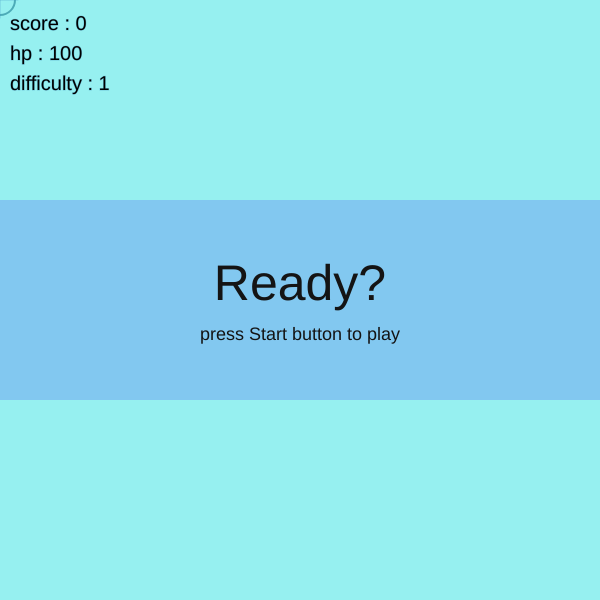
Frame 1 (no input)
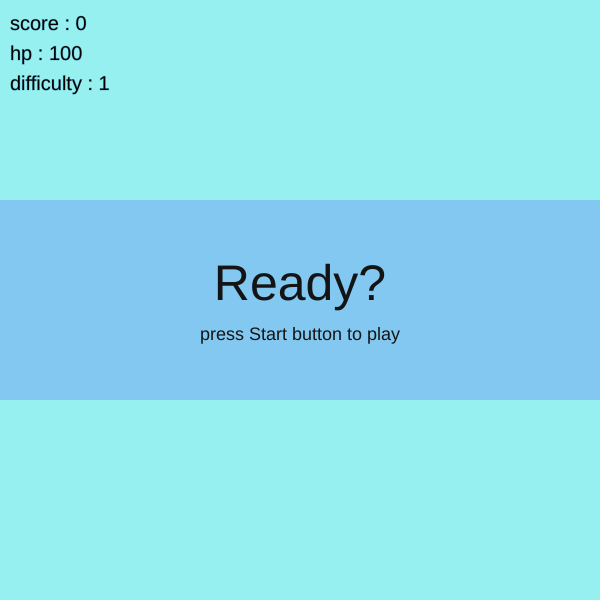
Frame 2 (the mouse pressed at the canvas centre, redrawn once)

The p5.js sketch that drew these frames (run headless with seeded random() and noise() and a simulated clock; the mouse was pressed at the canvas centre and the sketch redrawn once):

// p5.js sketch
// ── sketch.js
//reference

// 1. nature of Code - 2.8 Air and Fluid Resistance
// https://natureofcode.com/book/chapter-2-forces/
// 2. Coding Train - Seeking Target
// https://www.youtube.com/watch?v=p1Ws1ZhG36g&list=PLRqwX-V7Uu6ZV4yEcW3uDwOgGXKUUsPOM&t=0s
// 3. shooter by carrefinho
// https://editor.p5js.org/carrefinho/sketches/Sk7ZvoMn7


let movers = [];
let player;
let enemys = [];
let bullets = [];
let liquid;
let rebutton;
let stbutton;
let difficulty;
let spawndelay;
let timer;
let score;
let started;

function preload() {
}

function setup() {
  let text1 = createP("Move : keep pressing ↑ ← → ↓ or WASD");
  let text2 = createP("Mouse : bullet direction");
  let text3 = createP("Left Click : fire bullet");  
  createCanvas(600, 600);
  angleMode(DEGREES);
  rebutton = createButton('restart');
  rebutton.position(150, height+10);
  rebutton.size(100,25);
  rebutton.style('background-color','#202020');
  rebutton.style('color','#FFFFFF');

  stbutton = createButton('start');
  stbutton.position(20, height+10);
  stbutton.size(100,25);
  stbutton.style('background-color','#202020');
  stbutton.style('color','#FFFFFF');

  liquid = new Liquid(0, 0, width, height, 0.1);
  reset();

  // Here we call methods of each element to set the position and id, try changing these values.
  text1.position(10,height+20);
  text2.position(10,height+40);
  text3.position(10,height+60);
  

}

function draw() {
  //background
  background(0);
  //liquid
  liquid.display();
  //mouse
  drawReticle();

  //game
  timer += 1;
  difficulty += 0.001;
  spawndelay = int(100/difficulty);
  if (timer % spawndelay == 0) {
    let anenemy = new Enemy();
    enemys.push(anenemy);
  }
  textSize(20);
  fill(0);
  let s1 = 'score : '+score;
  let s2 = 'hp : '+player.hp;
  let s3 = 'difficulty : '+int(difficulty*10)/10;
  text(s1,10,30);
  text(s2,10,60);
  text(s3,10,90);
  rebutton.mousePressed(reset);
  stbutton.mousePressed(starts);

  //bullet
	for (let i = 0; i < bullets.length; i++){
    if (liquid.contains(bullets[i])) {
      let dragForce = liquid.calculateDrag(bullets[i]);
      bullets[i].applyForce(dragForce.mult(0.5));
    }
    let gravity = createVector(0, 0.01 * bullets[i].mass);
    bullets[i].applyForce(gravity);
		bullets[i].update();
		bullets[i].display();
		if (bullets[i].outOfBounds()){
      bullets.splice(i,1);
      continue;
    }
    if (bullets[i].hitScan()) {
      bullets.splice(i,1);
      continue;
    }
	}

  //enemy
  for (let i = 0; i < enemys.length; i++) {
    if (liquid.contains(enemys[i])) {
      let dragForce = liquid.calculateDrag(enemys[i]);
      enemys[i].applyForce(dragForce.mult(0.3));
    }
    let gravity = createVector(0, 0.01 * enemys[i].mass);
    enemys[i].applyForce(gravity);
    enemys[i].update();
    enemys[i].display();
    enemys[i].applyForce(enemys[i].seek());
    if (enemys[i].outOfBounds()){
          enemys.splice(i,1);
    } 
  }

  //player
  movers[0] = player;

  for (let i = 0; i < movers.length; i++) {
    if (liquid.contains(movers[i])) {
      let dragForce = liquid.calculateDrag(movers[i]);
      movers[i].applyForce(dragForce);
    }
    let gravity = createVector(0, 0.1 * movers[i].mass);
    movers[i].applyForce(gravity);
    movers[i].update();
    movers[i].display();
    movers[i].checkEdges();
    movers[i].move();
    movers[i].hitScan();
  }

  if (player.hp < 1) {
    gameOver();
  }

  if (!started) {
    beforeStart();
  }

}

function beforeStart() {
  push();

  noStroke();
  fill(130,200,240);
  rect(0,200,600,200);
  textAlign(CENTER);
  textSize(50);
  fill(20);
  text('Ready?',width/2,height/2);

  textSize(18);
  fill(20);
  let s = "press Start button to play";
  text(s,width/2,height/2+40);

  pop();
  noLoop();
}

function starts() {
  started = true;
  bullets = [];
  enemys = [];
  difficulty = 1;
  timer = 0;
  score = 0;
  loop();
  stbutton.hide();
}

function gameOver() {
  push();

  noStroke();
  fill(130,200,240);
  rect(0,200,600,200);
  textAlign(CENTER);
  textSize(50);
  fill(20);
  text('Game Over',width/2,height/2);

  textSize(18);
  fill(20);
  let s = "score : " + score;
  text(s,width/2,height/2+40);

  pop();
  noLoop();
}

function mousePressed() {
	let mouseVector = getMouseVector();
	abullet = new Bullet(mouseVector);
	bullets.push(abullet);
}

function getMouseVector() {
  let mouseXa = mouseX - player.position.x;
  let mouseYa = mouseY - player.position.y;
  let ans = createVector(mouseXa,mouseYa);
  ans.normalize();
  return ans;
}

function drawReticle() {
  noFill();
  strokeWeight(2);
  stroke(0,100,125,125);
  ellipse(mouseX,mouseY,30);
  strokeWeight(1);
  stroke(80,160,200,125);
  line(mouseX,mouseY-18,mouseX,mouseY+18);
  line(mouseX-18,mouseY,mouseX+18,mouseY);
}

function reset() {
  bullets = [];
  movers = [];
  enemys = [];
  player = new Mover(3.5,width/2,height/2);
  difficulty = 1;
  timer = 0;
  score = 0;
  started = false;
  stbutton.show();
  loop();
}



// ── bullet.js
class Bullet{
  constructor(da) {
    this.mass = 10;
    this.position = createVector(player.position.x,player.position.y);
    this.velocity = createVector(0,0);
    this.acceleration = da.mult(30);
    this.rad = 5;
  }
	
  applyForce(force) {
    let f = p5.Vector.div(force, this.mass);
    this.acceleration.add(f);
  }

  update() {
    this.velocity.add(this.acceleration);
    this.position.add(this.velocity);
    // We must clear acceleration each frame
    this.acceleration.mult(0);
  }

  display() {
    push();
    stroke(0);
    strokeWeight(0.5);
    fill(255,0,0,127);
    ellipse(this.position.x, this.position.y, this.rad, this.rad);
    pop();
  }
	
	outOfBounds(){
    let padding = 10;
    return (this.position.x > width+padding ||
            this.position.x < -padding ||
            this.position.y > height+padding ||
            this.position.y < -padding);
	}
	
	hitScan(){
  for (let i=0; i<enemys.length;i++) {
    let isCollided = collideCircleCircle(this.position.x,this.position.y,this.rad,enemys[i].getX(),enemys[i].getY(),enemys[i].getR());
    if (isCollided) {
      enemys.splice(i,1);
      score += 10*int(difficulty*10)/10;
      return true;
    }
  }
  return false;
  }
}
// ── enemy.js
class Enemy {
    constructor() {
        this.side = int(random(0,4));
        switch (this.side) {
            case 0:
                this.position = createVector(0,int(random(height)));
                break;
            case 1:
                this.position = createVector(width,int(random(height)));
                break;
            case 2:
                this.position = createVector(int(random(width)),0);
                break;
            case 3:
                this.position = createVector(int(random(width)),height);
                break;
            default:
                fill(255);
                textSize(32);
                text('error',width/2,height/2);
        }
        
        this.mass = 5*difficulty;
        this.targetX = player.position.x;
        this.targetY = player.position.y;
        this.head = createVector(this.targetX - this.position.x, this.targetY - this.position.y);
        this.head.normalize();
        this.velocity = p5.Vector.mult(this.head,difficulty*1.2+4);
        this.acceleration = createVector(0,0);
        this.rad = this.mass*3;
        this.hp = 100;
        this.color = color(random(100),random(100),100);
    }

    applyForce(force) {
        let f = p5.Vector.div(force, this.mass);
        this.acceleration.add(f);
    }

    update() {
        // Velocity changes according to acceleration
        this.velocity.add(this.acceleration);
        // position changes by velocity
        this.position.add(this.velocity);
        // We must clear acceleration each frame
        this.acceleration.mult(0);
    }
    
    display() {
        push();
        rectMode(CENTER);
        stroke(0);
        strokeWeight(2);
        fill(this.color, 127);
        translate(this.position);
        ellipse(0,0, this.rad, this.rad);
        pop();
    }
    outOfBounds(){
        let padding = 30;
        return (this.position.x > width+padding ||
                this.position.x < -padding ||
                this.position.y > height+padding ||
                this.position.y < -padding);
    }

    getX() {
        return this.position.x;
    }
    getY() {
        return this.position.y;
    }
    getR() {
        return this.rad;
    }

    seek() {
        let force = p5.Vector.sub(player.position, this.position);
        force.setMag(mag(this.velocity));
        force.sub(this.velocity);
        force.sub(createVector(0, 0.01 * this.mass));
        force.sub(liquid.calculateDrag(this));
        return createVector(force.x,force.y/20);
    }

}
// ── p5.collide2d.js
/*
Created by http://benmoren.com
Some functions and code modified version from http://www.jeffreythompson.org/collision-detection
GNU LGPL 2.1 License
Version 0.1 | January 10th, 2016
*/
console.log("### p5.collide ###")

p5.prototype._collideDebug = false;

p5.prototype.collideDebug = function(debugMode){
    _collideDebug = debugMode;
}

/*~++~+~+~++~+~++~++~+~+~ 2D ~+~+~++~+~++~+~+~+~+~+~+~+~+~+~+*/

p5.prototype.collideRectRect = function (x, y, w, h, x2, y2, w2, h2) {
  //2d
  //add in a thing to detect rectMode CENTER
  if (x + w >= x2 &&    // r1 right edge past r2 left
      x <= x2 + w2 &&    // r1 left edge past r2 right
      y + h >= y2 &&    // r1 top edge past r2 bottom
      y <= y2 + h2) {    // r1 bottom edge past r2 top
        return true;
  }
  return false;
};

p5.prototype.collideRectCircle = function (rx, ry, rw, rh, cx, cy, diameter) {
  //2d
  // temporary variables to set edges for testing
  var testX = cx;
  var testY = cy;

  // which edge is closest?
  if (cx < rx){         testX = rx       // left edge
  }else if (cx > rx+rw){ testX = rx+rw  }   // right edge

  if (cy < ry){         testY = ry       // top edge
  }else if (cy > ry+rh){ testY = ry+rh }   // bottom edge

  // // get distance from closest edges
  var distance = this.dist(cx,cy,testX,testY)

  // if the distance is less than the radius, collision!
  if (distance <= diameter/2) {
    return true;
  }
  return false;
};

p5.prototype.collideCircleCircle = function (x, y,d, x2, y2, d2) {
//2d
  if( this.dist(x,y,x2,y2) <= (d/2)+(d2/2) ){
    return true;
  }
  return false;
};

p5.prototype.collidePointCircle = function (x, y, cx, cy, d) {
//2d
if( this.dist(x,y,cx,cy) <= d/2 ){
  return true;
}
return false;
};

p5.prototype.collidePointRect = function (pointX, pointY, x, y, xW, yW) {
//2d
if (pointX >= x &&         // right of the left edge AND
    pointX <= x + xW &&    // left of the right edge AND
    pointY >= y &&         // below the top AND
    pointY <= y + yW) {    // above the bottom
        return true;
}
return false;
};

p5.prototype.collidePointLine = function(px,py,x1,y1,x2,y2, buffer){
  // get distance from the point to the two ends of the line
var d1 = this.dist(px,py, x1,y1);
var d2 = this.dist(px,py, x2,y2);

// get the length of the line
var lineLen = this.dist(x1,y1, x2,y2);

// since floats are so minutely accurate, add a little buffer zone that will give collision
if (buffer === undefined){ buffer = 0.1; }   // higher # = less accurate

// if the two distances are equal to the line's length, the point is on the line!
// note we use the buffer here to give a range, rather than one #
if (d1+d2 >= lineLen-buffer && d1+d2 <= lineLen+buffer) {
  return true;
}
return false;
}

p5.prototype.collideLineCircle = function( x1,  y1,  x2,  y2,  cx,  cy,  diameter) {
  // is either end INSIDE the circle?
  // if so, return true immediately
  var inside1 = this.collidePointCircle(x1,y1, cx,cy,diameter);
  var inside2 = this.collidePointCircle(x2,y2, cx,cy,diameter);
  if (inside1 || inside2) return true;

  // get length of the line
  var distX = x1 - x2;
  var distY = y1 - y2;
  var len = this.sqrt( (distX*distX) + (distY*distY) );

  // get dot product of the line and circle
  var dot = ( ((cx-x1)*(x2-x1)) + ((cy-y1)*(y2-y1)) ) / this.pow(len,2);

  // find the closest point on the line
  var closestX = x1 + (dot * (x2-x1));
  var closestY = y1 + (dot * (y2-y1));

  // is this point actually on the line segment?
  // if so keep going, but if not, return false
  var onSegment = this.collidePointLine(closestX,closestY,x1,y1,x2,y2);
  if (!onSegment) return false;

  // draw a debug circle at the closest point on the line
  if(this._collideDebug){
    this.ellipse(closestX, closestY,10,10);
  }

  // get distance to closest point
  distX = closestX - cx;
  distY = closestY - cy;
  var distance = this.sqrt( (distX*distX) + (distY*distY) );

  if (distance <= diameter/2) {
    return true;
  }
  return false;
}

p5.prototype.collideLineLine = function(x1, y1, x2, y2, x3, y3, x4, y4,calcIntersection) {

  var intersection;

  // calculate the distance to intersection point
  var uA = ((x4-x3)*(y1-y3) - (y4-y3)*(x1-x3)) / ((y4-y3)*(x2-x1) - (x4-x3)*(y2-y1));
  var uB = ((x2-x1)*(y1-y3) - (y2-y1)*(x1-x3)) / ((y4-y3)*(x2-x1) - (x4-x3)*(y2-y1));

  // if uA and uB are between 0-1, lines are colliding
  if (uA >= 0 && uA <= 1 && uB >= 0 && uB <= 1) {

    if(this._collideDebug || calcIntersection){
      // calc the point where the lines meet
      var intersectionX = x1 + (uA * (x2-x1));
      var intersectionY = y1 + (uA * (y2-y1));
    }

    if(this._collideDebug){
      this.ellipse(intersectionX,intersectionY,10,10);
    }

    if(calcIntersection){
      intersection = {
        "x":intersectionX,
        "y":intersectionY
      }
      return intersection;
    }else{
      return true;
    }
  }
  if(calcIntersection){
    intersection = {
      "x":false,
      "y":false
    }
    return intersection;
  }
  return false;
}

p5.prototype.collideLineRect = function(x1, y1, x2, y2, rx, ry, rw, rh, calcIntersection) {

  // check if the line has hit any of the rectangle's sides. uses the collideLineLine function above
  var left, right, top, bottom, intersection;

  if(calcIntersection){
     left =   this.collideLineLine(x1,y1,x2,y2, rx,ry,rx, ry+rh,true);
     right =  this.collideLineLine(x1,y1,x2,y2, rx+rw,ry, rx+rw,ry+rh,true);
     top =    this.collideLineLine(x1,y1,x2,y2, rx,ry, rx+rw,ry,true);
     bottom = this.collideLineLine(x1,y1,x2,y2, rx,ry+rh, rx+rw,ry+rh,true);
     intersection = {
        "left" : left,
        "right" : right,
        "top" : top,
        "bottom" : bottom
    }
  }else{
    //return booleans
     left =   this.collideLineLine(x1,y1,x2,y2, rx,ry,rx, ry+rh);
     right =  this.collideLineLine(x1,y1,x2,y2, rx+rw,ry, rx+rw,ry+rh);
     top =    this.collideLineLine(x1,y1,x2,y2, rx,ry, rx+rw,ry);
     bottom = this.collideLineLine(x1,y1,x2,y2, rx,ry+rh, rx+rw,ry+rh);
  }

  // if ANY of the above are true, the line has hit the rectangle
  if (left || right || top || bottom) {
    if(calcIntersection){
      return intersection;
    }
    return true;
  }
  return false;
}


p5.prototype.collidePointPoly = function(px, py, vertices) {
  var collision = false;

  // go through each of the vertices, plus the next vertex in the list
  var next = 0;
  for (var current=0; current<vertices.length; current++) {

    // get next vertex in list if we've hit the end, wrap around to 0
    next = current+1;
    if (next == vertices.length) next = 0;

    // get the PVectors at our current position this makes our if statement a little cleaner
    var vc = vertices[current];    // c for "current"
    var vn = vertices[next];       // n for "next"

    // compare position, flip 'collision' variable back and forth
    if (((vc.y > py && vn.y < py) || (vc.y < py && vn.y > py)) &&
         (px < (vn.x-vc.x)*(py-vc.y) / (vn.y-vc.y)+vc.x)) {
            collision = !collision;
    }
  }
  return collision;
}

// POLYGON/CIRCLE
p5.prototype.collideCirclePoly = function(cx, cy, diameter, vertices, interior) {

  if (interior == undefined){
    interior = false;
  }

  // go through each of the vertices, plus the next vertex in the list
  var next = 0;
  for (var current=0; current<vertices.length; current++) {

    // get next vertex in list if we've hit the end, wrap around to 0
    next = current+1;
    if (next == vertices.length) next = 0;

    // get the PVectors at our current position this makes our if statement a little cleaner
    var vc = vertices[current];    // c for "current"
    var vn = vertices[next];       // n for "next"

    // check for collision between the circle and a line formed between the two vertices
    var collision = this.collideLineCircle(vc.x,vc.y, vn.x,vn.y, cx,cy,diameter);
    if (collision) return true;
  }

  // test if the center of the circle is inside the polygon
  if(interior == true){
    var centerInside = this.collidePointPoly(cx,cy, vertices);
    if (centerInside) return true;
  }

  // otherwise, after all that, return false
  return false;
}

p5.prototype.collideRectPoly = function( rx, ry, rw, rh, vertices, interior) {
  if (interior == undefined){
    interior = false;
  }

  // go through each of the vertices, plus the next vertex in the list
  var next = 0;
  for (var current=0; current<vertices.length; current++) {

    // get next vertex in list if we've hit the end, wrap around to 0
    next = current+1;
    if (next == vertices.length) next = 0;

    // get the PVectors at our current position this makes our if statement a little cleaner
    var vc = vertices[current];    // c for "current"
    var vn = vertices[next];       // n for "next"

    // check against all four sides of the rectangle
    var collision = this.collideLineRect(vc.x,vc.y,vn.x,vn.y, rx,ry,rw,rh);
    if (collision) return true;

    // optional: test if the rectangle is INSIDE the polygon note that this iterates all sides of the polygon again, so only use this if you need to
    if(interior == true){
      var inside = this.collidePointPoly(rx,ry, vertices);
      if (inside) return true;
    }
  }

  return false;
}

p5.prototype.collideLinePoly = function(x1, y1, x2, y2, vertices) {

  // go through each of the vertices, plus the next vertex in the list
  var next = 0;
  for (var current=0; current<vertices.length; current++) {

    // get next vertex in list if we've hit the end, wrap around to 0
    next = current+1;
    if (next == vertices.length) next = 0;

    // get the PVectors at our current position extract X/Y coordinates from each
    var x3 = vertices[current].x;
    var y3 = vertices[current].y;
    var x4 = vertices[next].x;
    var y4 = vertices[next].y;

    // do a Line/Line comparison if true, return 'true' immediately and stop testing (faster)
    var hit = this.collideLineLine(x1, y1, x2, y2, x3, y3, x4, y4);
    if (hit) {
      return true;
    }
  }
  // never got a hit
  return false;
}

p5.prototype.collidePolyPoly = function(p1, p2, interior) {
  if (interior == undefined){
    interior = false;
  }

  // go through each of the vertices, plus the next vertex in the list
  var next = 0;
  for (var current=0; current<p1.length; current++) {

    // get next vertex in list, if we've hit the end, wrap around to 0
    next = current+1;
    if (next == p1.length) next = 0;

    // get the PVectors at our current position this makes our if statement a little cleaner
    var vc = p1[current];    // c for "current"
    var vn = p1[next];       // n for "next"

    //use these two points (a line) to compare to the other polygon's vertices using polyLine()
    var collision = this.collideLinePoly(vc.x,vc.y,vn.x,vn.y,p2);
    if (collision) return true;

    //check if the 2nd polygon is INSIDE the first
    if(interior == true){
      collision = this.collidePointPoly(p2[0].x, p2[0].y, p1);
      if (collision) return true;
    }
  }

  return false;
}

p5.prototype.collidePointTriangle = function(px, py, x1, y1, x2, y2, x3, y3) {

  // get the area of the triangle
  var areaOrig = this.abs( (x2-x1)*(y3-y1) - (x3-x1)*(y2-y1) );

  // get the area of 3 triangles made between the point and the corners of the triangle
  var area1 =    this.abs( (x1-px)*(y2-py) - (x2-px)*(y1-py) );
  var area2 =    this.abs( (x2-px)*(y3-py) - (x3-px)*(y2-py) );
  var area3 =    this.abs( (x3-px)*(y1-py) - (x1-px)*(y3-py) );

  // if the sum of the three areas equals the original, we're inside the triangle!
  if (area1 + area2 + area3 == areaOrig) {
    return true;
  }
  return false;
}

p5.prototype.collidePointPoint = function (x,y,x2,y2, buffer) {
    if(buffer == undefined){
      buffer = 0;
    }

    if(this.dist(x,y,x2,y2) <= buffer){
      return true;
    }

  return false;
};

p5.prototype.collidePointArc = function(px, py, ax, ay, arcRadius, arcHeading, arcAngle, buffer) {

  if (buffer == undefined) {
    buffer = 0;
  }
  // point
  var point = this.createVector(px, py);
  // arc center point
  var arcPos = this.createVector(ax, ay);
  // arc radius vector
  var radius = this.createVector(arcRadius, 0).rotate(arcHeading);

  var pointToArc = point.copy().sub(arcPos);

  if (point.dist(arcPos) <= (arcRadius + buffer)) {
    var dot = radius.dot(pointToArc);
    var angle = radius.angleBetween(pointToArc);
    if (dot > 0 && angle <= arcAngle / 2 && angle >= -arcAngle / 2) {
      return true;
    }
  }
  return false;
}

// ── player.js
class Mover {
    constructor(m, x, y) {
      this.mass = m;
      this.position = createVector(x, y);
      this.velocity = createVector(0, 0);
      this.acceleration = createVector(0, 0);
      this.rad = this.mass*16
      this.hp = 100;
      this.hurt = 0;
    }
    // Newton's 2nd law: F = M * A
    // or A = F / M
    applyForce(force) {
      let f = p5.Vector.div(force, this.mass);
      this.acceleration.add(f);
    }
  
    update() {
      // Velocity changes according to acceleration
      this.velocity.add(this.acceleration);
      // position changes by velocity
      this.position.add(this.velocity);
      // We must clear acceleration each frame
      this.acceleration.mult(0);
    }
  
    display() {
      push();
      rectMode(CENTER);
      noStroke();
      translate(this.position);

      let heading = getMouseVector().heading();
      let headRight = abs(heading) < 90;

      if (headRight) {
        rotate(heading);// right Heading image
        fill(255);
        rect(0,0.7*this.rad,this.rad,0.1*this.rad);
        fill(100);
        rect(-this.rad*(100-this.hp)/200,0.7*this.rad,this.rad*this.hp/100,0.1*this.rad);
        fill(255,0,0, 127);
        rect(0,0, this.rad*1.2, this.rad*0.9,0,30,30,30); //body
        rect(-1.05*0.75*this.rad, -0.3*this.rad,0.375*this.rad,0.3*this.rad,30,0,0,30);
        fill(50); // behind part
        rect(-1.3*0.75*this.rad, -0.5*this.rad,0.1*this.rad,0.3*this.rad,2,2,2,2);
        rect(-1.3*0.75*this.rad, -0.1*this.rad,0.1*this.rad,0.3*this.rad,2,2,2,2);
        fill(255,0,0,127); // upper part
        rect(0,-0.6*this.rad,0.15*this.rad,0.375*this.rad,2,0,0,0);
        rect(0.149*this.rad,-0.71*this.rad,0.15*this.rad,0.15*this.rad,0,2,2,0);
        fill(50); // upper part black
        rect(0,-0.45*this.rad,0.3*this.rad,0.075*this.rad,2,2,0,0);
        fill(0); // eye
        if (this.hurt > 0) {
          this.hurt -= 1;
          textAlign(CENTER);
          textSize(15);
          text('> <',this.rad*0.3,0.05*this.rad);
        } else {
          ellipse(this.rad*0.2,-this.rad*0.01,5,10);
          ellipse(this.rad*0.4,-this.rad*0.01,5,10);
        }

      } else {
        rotate(heading-180);
        fill(255);
        rect(0,0.7*this.rad,this.rad,0.1*this.rad);
        fill(100);
        rect(-this.rad*(100-this.hp)/200,0.7*this.rad,this.rad*this.hp/100,0.1*this.rad);
        fill(255,0,0, 127);
        rect(0,0, this.rad*1.2, this.rad*0.9,30,0,30,30); // left Heading image
        rect(1.05*0.75*this.rad, -0.3*this.rad,0.375*this.rad,0.3*this.rad,0,3,30,0);
        fill(50);
        rect(1.3*0.75*this.rad, -0.5*this.rad,0.1*this.rad,0.3*this.rad,2,2,2,2);
        rect(1.3*0.75*this.rad, -0.1*this.rad,0.1*this.rad,0.3*this.rad,2,2,2,2);
        fill(255,0,0,127);
        rect(0,-0.6*this.rad,0.15*this.rad,0.375*this.rad,2,0,0,0);
        rect(-0.149*this.rad,-0.71*this.rad,0.15*this.rad,0.15*this.rad,2,0,0,2);
        fill(50);
        rect(0,-0.45*this.rad,0.3*this.rad,0.075*this.rad,2,2,0,0);
        fill(0);
        if (this.hurt > 0) {
          this.hurt -= 1;
          textAlign(CENTER);
          textSize(15);
          text('> <',-this.rad*0.3,0.05*this.rad);          
        } else {
          ellipse(-this.rad*0.2,-this.rad*0.01,5,10);
          ellipse(-this.rad*0.4,-this.rad*0.01,5,10);
        }

      }

      pop();
    }

    move() {
        let force = 0.5;
        if ((keyIsDown(65) || keyIsDown(LEFT_ARROW))) {
            this.acceleration.x -= force;
          }
          if ((keyIsDown(68) || keyIsDown(RIGHT_ARROW))) {
            this.acceleration.x += force;
          }
          if ((keyIsDown(87) || keyIsDown(UP_ARROW))) {
            this.acceleration.y -= force;
          }
          if ((keyIsDown(83) || keyIsDown(DOWN_ARROW))) {
            this.acceleration.y += force;
          }
    }
  
    checkEdges() {
        let padding = this.rad/2 + 20;
        let rev = 0.99;
      if (this.position.x > width-padding) {
        this.velocity.x *= -rev;
        this.position.x = width-padding;
      }
      if (this.position.x < padding) {
        this.velocity.x *= -rev;
        this.position.x = padding;          
      }
      if (this.position.y > height-padding) {
        this.velocity.y *= -rev; // A little dampening when hitting the bottom
        this.position.y = height-padding;
      }
      if (this.position.y < padding) {
        this.velocity.y *= -rev;
        this.position.y = padding;          
      }
    }
    
    hitScan() {
      for (let i=0; i < enemys.length; i++) {
        let isCollided = collideCircleCircle(this.position.x,this.position.y,this.rad,enemys[i].getX(),enemys[i].getY(),enemys[i].getR());
        if (isCollided) {
          this.hp -= int(enemys[i].mass);
          enemys.splice(i,1);
          this.hurt = 30;
          return true;
        }
      }
    return false;
    }

  }
// ── water.js
// Reference : https://natureofcode.com/book/chapter-2-forces/

class Liquid {
  constructor(x, y, w, h, c) {
    this.x = x;
    this.y = y;
    this.w = w;
    this.h = h;
    this.c = c;
  }

  // Is the Mover in the Liquid?
  contains(m) {
    let l = m.position;
    return l.x > this.x && l.x < this.x + this.w &&
      l.y > this.y && l.y < this.y + this.h;
  }

  // Calculate drag force
  calculateDrag(m) {
    // Magnitude is coefficient * speed squared
    let speed = m.velocity.mag();
    let dragMagnitude = this.c * speed * speed;

    // Direction is inverse of velocity
    let dragForce = m.velocity.copy();
    dragForce.mult(-1);

    // Scale according to magnitude
    // dragForce.setMag(dragMagnitude);
    dragForce.normalize();
    dragForce.mult(dragMagnitude);
    return dragForce;
  }

  display() {
    noStroke();
    fill(150,240,240);
    rect(this.x, this.y, this.w, this.h);
  }
}
